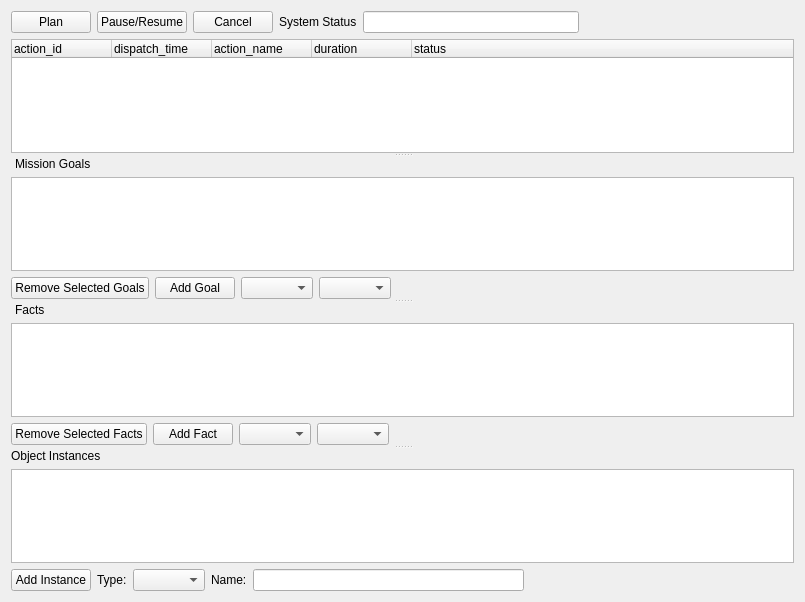
<?xml version="1.0" encoding="UTF-8"?>
<ui version="4.0">
 <class>ROS2PlanDispatcher</class>
 <widget class="QWidget" name="ROS2PlanDispatcher">
  <property name="geometry">
   <rect>
    <x>0</x>
    <y>0</y>
    <width>805</width>
    <height>602</height>
   </rect>
  </property>
  <property name="sizePolicy">
   <sizepolicy hsizetype="Expanding" vsizetype="Expanding">
    <horstretch>0</horstretch>
    <verstretch>0</verstretch>
   </sizepolicy>
  </property>
  <property name="windowTitle">
   <string>ROS2Plan dispatcher</string>
  </property>
  <layout class="QGridLayout" name="gridLayout">
   <item row="0" column="0">
    <layout class="QHBoxLayout" name="horizontalLayout_2">
     <item>
      <widget class="QPushButton" name="planButton">
       <property name="layoutDirection">
        <enum>Qt::LeftToRight</enum>
       </property>
       <property name="text">
        <string>Plan</string>
       </property>
      </widget>
     </item>
     <item>
      <widget class="QPushButton" name="pauseButton">
       <property name="text">
        <string>Pause/Resume</string>
       </property>
      </widget>
     </item>
     <item>
      <widget class="QPushButton" name="cancelButton">
       <property name="text">
        <string>Cancel</string>
       </property>
      </widget>
     </item>
     <item>
      <widget class="QLabel" name="label">
       <property name="text">
        <string>System Status</string>
       </property>
      </widget>
     </item>
     <item>
      <widget class="QLineEdit" name="statusLabel">
       <property name="enabled">
        <bool>true</bool>
       </property>
       <property name="cursor">
        <cursorShape>BlankCursor</cursorShape>
       </property>
       <property name="autoFillBackground">
        <bool>false</bool>
       </property>
       <property name="frame">
        <bool>true</bool>
       </property>
       <property name="readOnly">
        <bool>true</bool>
       </property>
      </widget>
     </item>
     <item>
      <spacer name="horizontalSpacer_2">
       <property name="orientation">
        <enum>Qt::Horizontal</enum>
       </property>
       <property name="sizeHint" stdset="0">
        <size>
         <width>40</width>
         <height>20</height>
        </size>
       </property>
      </spacer>
     </item>
    </layout>
   </item>
   <item row="1" column="0">
    <widget class="QSplitter" name="splitter">
     <property name="cursor">
      <cursorShape>ArrowCursor</cursorShape>
     </property>
     <property name="orientation">
      <enum>Qt::Vertical</enum>
     </property>
     <property name="childrenCollapsible">
      <bool>false</bool>
     </property>
     <widget class="QTreeWidget" name="planView">
      <property name="sizePolicy">
       <sizepolicy hsizetype="Expanding" vsizetype="Expanding">
        <horstretch>0</horstretch>
        <verstretch>0</verstretch>
       </sizepolicy>
      </property>
      <property name="maximumSize">
       <size>
        <width>16777215</width>
        <height>16777215</height>
       </size>
      </property>
      <column>
       <property name="text">
        <string>action_id</string>
       </property>
      </column>
      <column>
       <property name="text">
        <string>dispatch_time</string>
       </property>
      </column>
      <column>
       <property name="text">
        <string>action_name</string>
       </property>
      </column>
      <column>
       <property name="text">
        <string>duration</string>
       </property>
      </column>
      <column>
       <property name="text">
        <string>status</string>
       </property>
      </column>
     </widget>
     <widget class="QWidget" name="layoutWidget">
      <layout class="QVBoxLayout" name="verticalLayout">
       <item>
        <widget class="QLabel" name="label_2">
         <property name="text">
          <string>Mission Goals</string>
         </property>
         <property name="indent">
          <number>4</number>
         </property>
        </widget>
       </item>
       <item>
        <widget class="QListWidget" name="goalView">
         <property name="selectionMode">
          <enum>QAbstractItemView::MultiSelection</enum>
         </property>
         <property name="sortingEnabled">
          <bool>true</bool>
         </property>
        </widget>
       </item>
       <item>
        <layout class="QHBoxLayout" name="horizontalLayout_3">
         <item>
          <widget class="QPushButton" name="removeGoalButton">
           <property name="text">
            <string>Remove Selected Goals</string>
           </property>
          </widget>
         </item>
         <item>
          <widget class="QPushButton" name="addGoalButton">
           <property name="enabled">
            <bool>true</bool>
           </property>
           <property name="text">
            <string>Add Goal</string>
           </property>
          </widget>
         </item>
         <item>
          <widget class="QComboBox" name="goalNameComboBox">
           <property name="autoFillBackground">
            <bool>false</bool>
           </property>
           <property name="frame">
            <bool>true</bool>
           </property>
          </widget>
         </item>
         <item>
          <widget class="QComboBox" name="goalComboBox">
           <property name="maximumSize">
            <size>
             <width>300</width>
             <height>16777215</height>
            </size>
           </property>
           <property name="insertPolicy">
            <enum>QComboBox::InsertAlphabetically</enum>
           </property>
           <property name="sizeAdjustPolicy">
            <enum>QComboBox::AdjustToContents</enum>
           </property>
          </widget>
         </item>
         <item>
          <spacer name="horizontalSpacer_3">
           <property name="orientation">
            <enum>Qt::Horizontal</enum>
           </property>
           <property name="sizeHint" stdset="0">
            <size>
             <width>40</width>
             <height>20</height>
            </size>
           </property>
          </spacer>
         </item>
        </layout>
       </item>
      </layout>
     </widget>
     <widget class="QWidget" name="layoutWidget">
      <layout class="QVBoxLayout" name="verticalLayout_2">
       <item>
        <widget class="QLabel" name="label_3">
         <property name="text">
          <string>Facts</string>
         </property>
         <property name="indent">
          <number>4</number>
         </property>
        </widget>
       </item>
       <item>
        <widget class="QListWidget" name="modelView">
         <property name="enabled">
          <bool>true</bool>
         </property>
         <property name="selectionMode">
          <enum>QAbstractItemView::MultiSelection</enum>
         </property>
        </widget>
       </item>
       <item>
        <layout class="QHBoxLayout" name="horizontalLayout">
         <item>
          <widget class="QPushButton" name="removeFactButton">
           <property name="text">
            <string>Remove Selected Facts</string>
           </property>
          </widget>
         </item>
         <item>
          <widget class="QPushButton" name="addFactButton">
           <property name="text">
            <string>Add Fact</string>
           </property>
          </widget>
         </item>
         <item>
          <widget class="QComboBox" name="factNameComboBox"/>
         </item>
         <item>
          <widget class="QComboBox" name="factComboBox"/>
         </item>
         <item>
          <spacer name="horizontalSpacer">
           <property name="orientation">
            <enum>Qt::Horizontal</enum>
           </property>
           <property name="sizeHint" stdset="0">
            <size>
             <width>40</width>
             <height>20</height>
            </size>
           </property>
          </spacer>
         </item>
        </layout>
       </item>
      </layout>
     </widget>
     <widget class="QWidget" name="verticalLayoutWidget">
      <layout class="QVBoxLayout" name="verticalLayout_3">
       <item>
        <widget class="QLabel" name="label_4">
         <property name="text">
          <string>Object Instances</string>
         </property>
        </widget>
       </item>
       <item>
        <widget class="QTreeWidget" name="instanceView">
         <attribute name="headerVisible">
          <bool>false</bool>
         </attribute>
         <column>
          <property name="text">
           <string notr="true">1</string>
          </property>
         </column>
        </widget>
       </item>
       <item>
        <layout class="QHBoxLayout" name="horizontalLayout_4">
         <item>
          <widget class="QPushButton" name="addInstanceButton">
           <property name="text">
            <string>Add Instance</string>
           </property>
          </widget>
         </item>
         <item>
          <widget class="QLabel" name="label_5">
           <property name="text">
            <string>Type:</string>
           </property>
          </widget>
         </item>
         <item>
          <widget class="QComboBox" name="typeComboBox"/>
         </item>
         <item>
          <widget class="QLabel" name="label_6">
           <property name="text">
            <string>Name:</string>
           </property>
          </widget>
         </item>
         <item>
          <widget class="QLineEdit" name="instanceNameEdit"/>
         </item>
         <item>
          <spacer name="horizontalSpacer_4">
           <property name="orientation">
            <enum>Qt::Horizontal</enum>
           </property>
           <property name="sizeHint" stdset="0">
            <size>
             <width>40</width>
             <height>20</height>
            </size>
           </property>
          </spacer>
         </item>
        </layout>
       </item>
      </layout>
     </widget>
    </widget>
   </item>
  </layout>
 </widget>
 <resources/>
 <connections/>
</ui>
